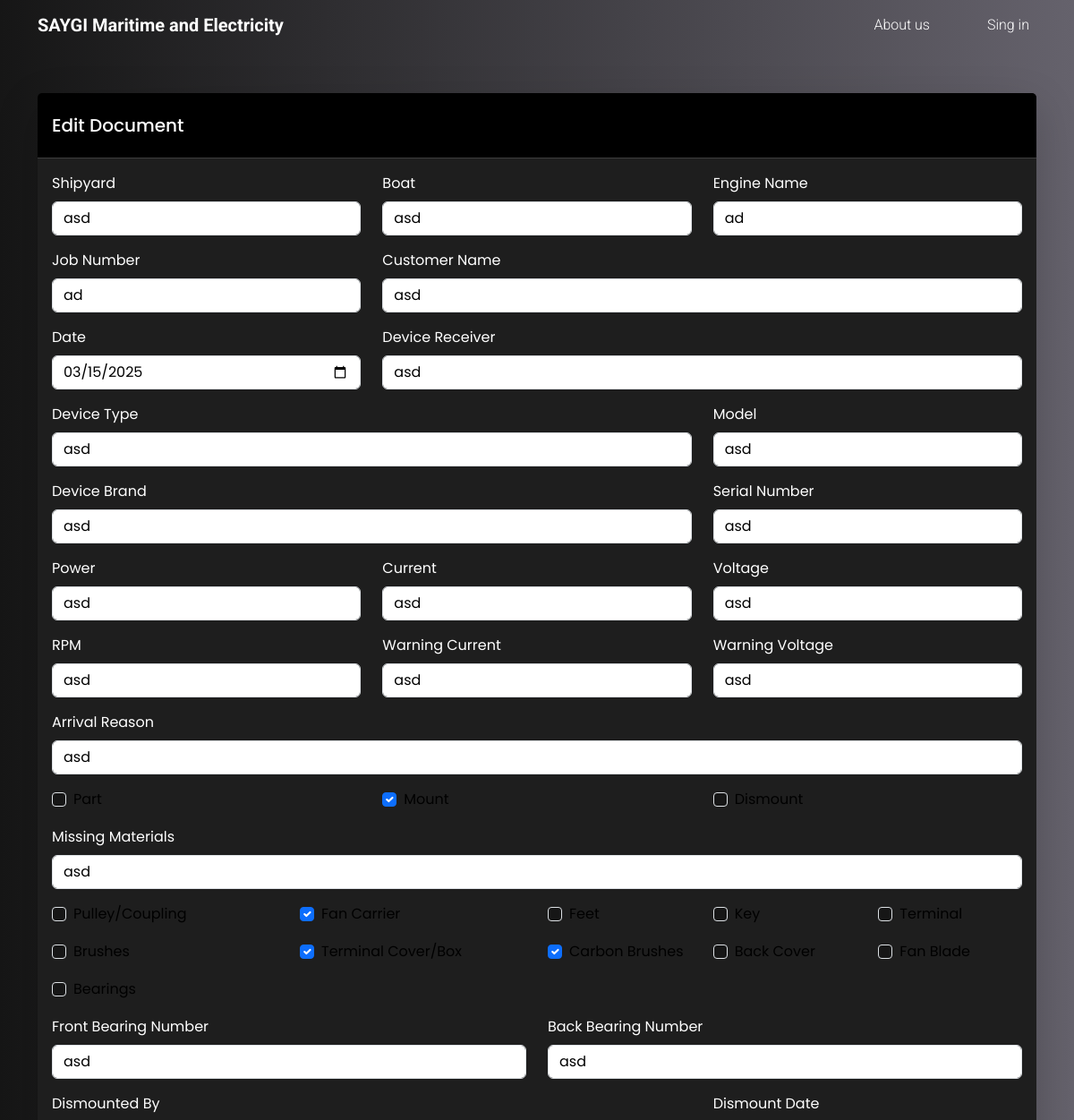
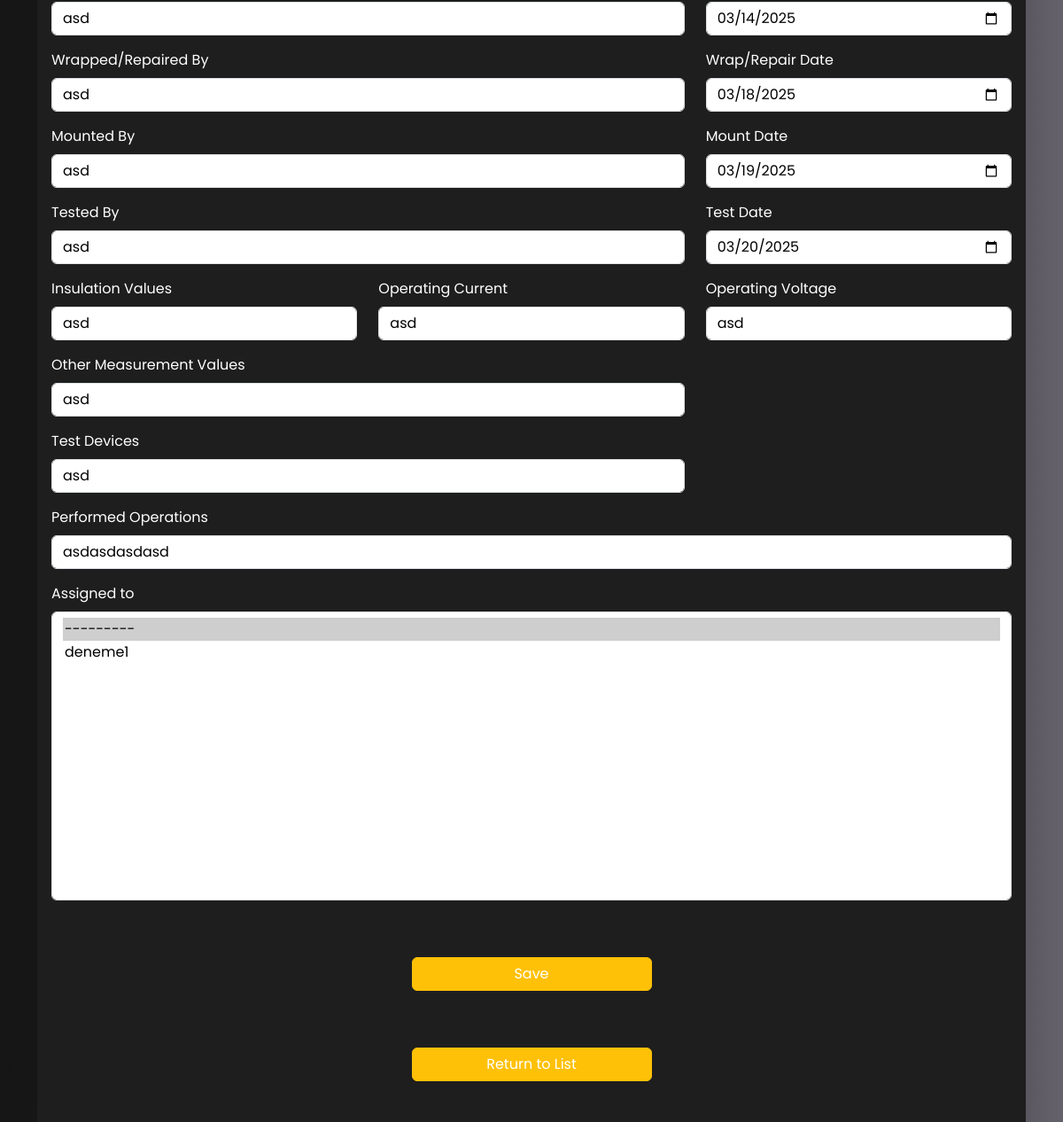
Before: /document/1/edit/ (upper part) with the older database file (2 pictures, top to bottom).
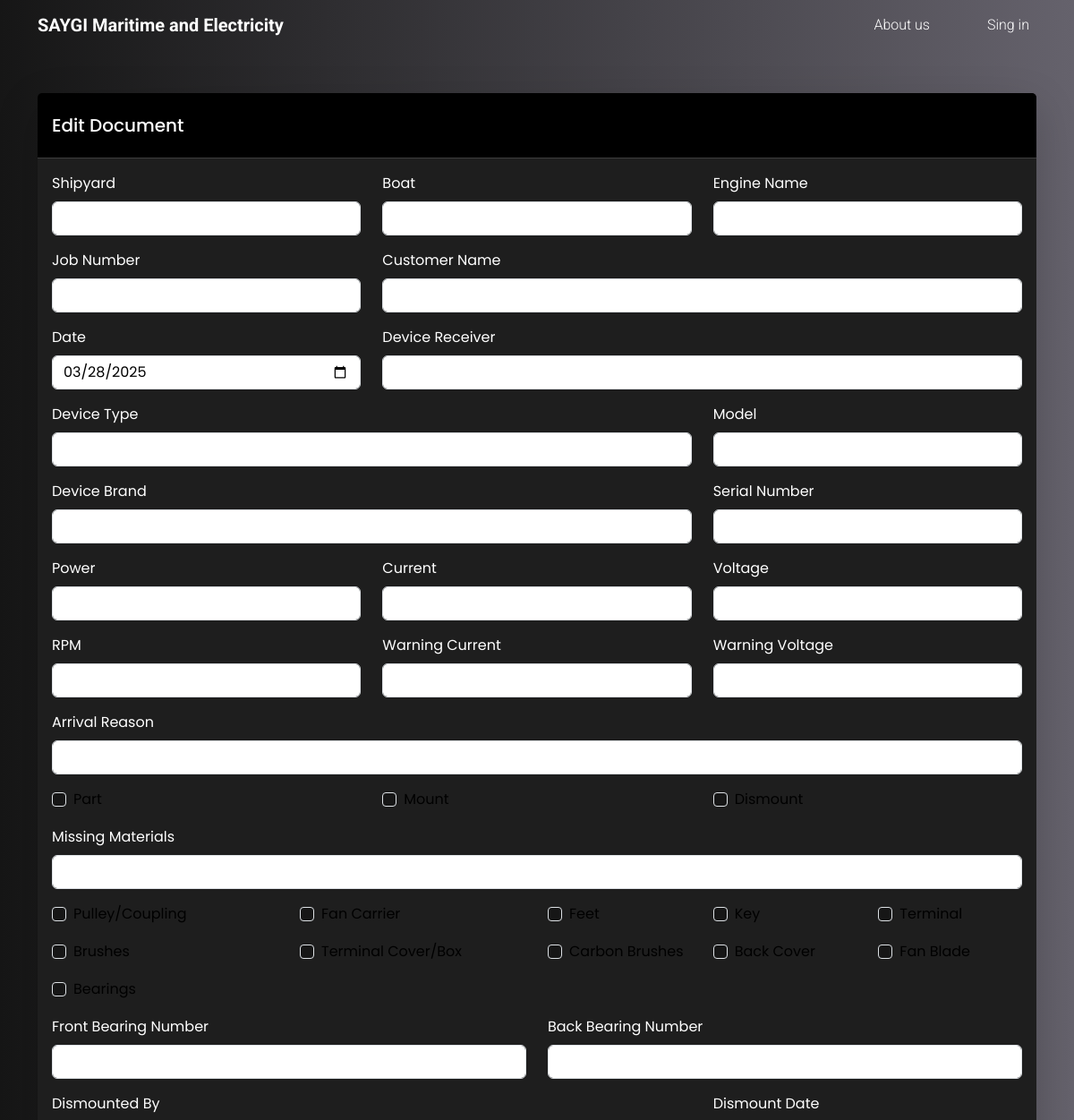
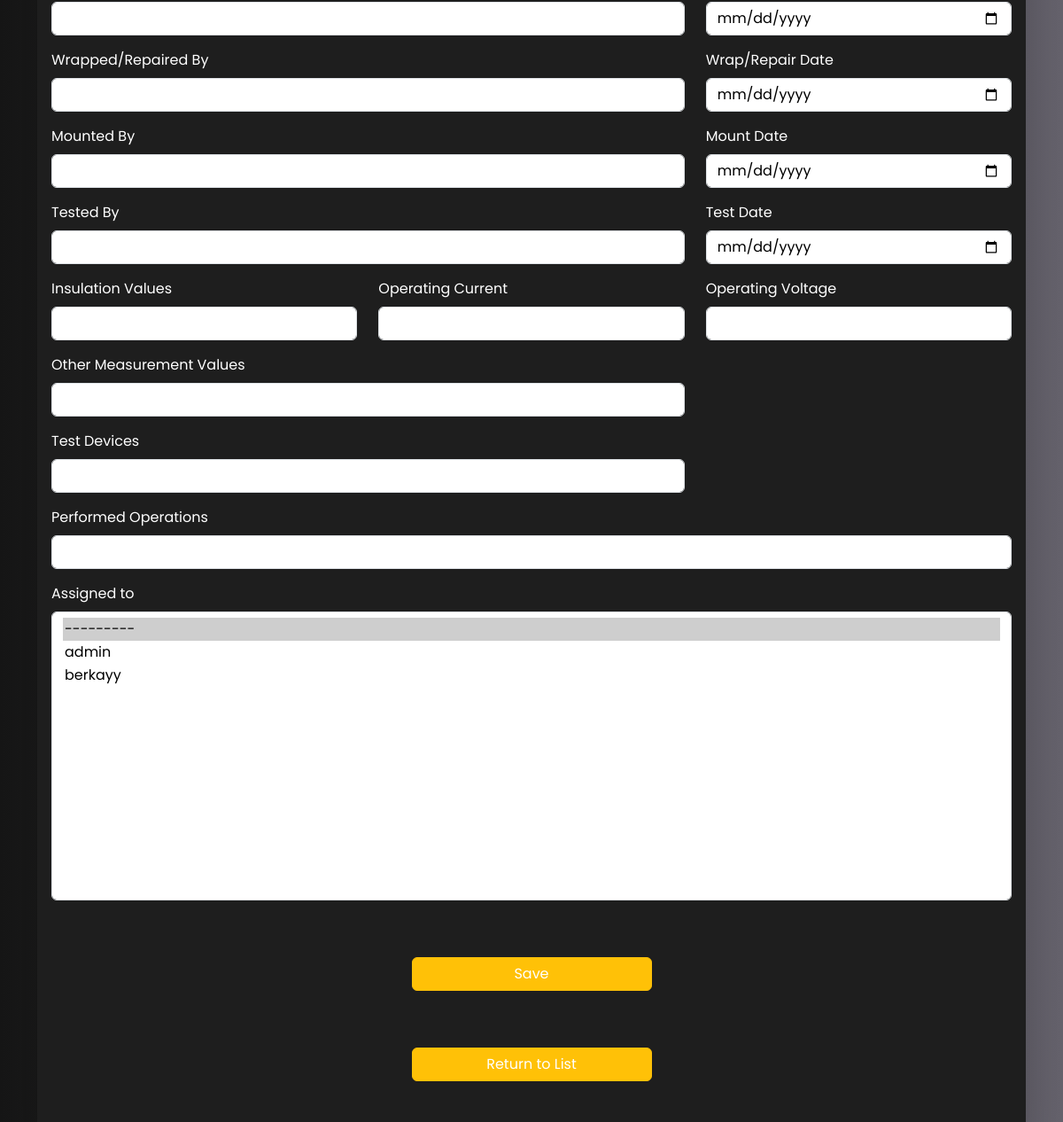
After: the same page with the newer database file (2 pictures, top to bottom).
### jobs/models.py (models this page shows, shortened)
class Document(models.Model):
    shipyard = models.CharField(_("Shipyard"), max_length=255, null=True, blank=True)
    boat = models.CharField(_("Boat"), max_length=255, null=True, blank=True)
    engine_name = models.CharField(
        _("Engine Name"), max_length=255, null=True, blank=True
    )
    job_number = models.CharField(
        _("Job Number"), max_length=255, null=True, blank=True
    )
    customer_name = models.CharField(
        _("Customer Name"), max_length=255, null=True, blank=True
    )
    date = models.DateField(_("Date"), null=True, blank=True, default=date.today)
    device_receiver = models.CharField(
        _("Device Receiver"), max_length=255, null=True, blank=True
    )
    device_type = models.CharField(
        _("Device Type"), max_length=255, null=True, blank=True
    )
    model = models.CharField(_("Model"), max_length=255, null=True, blank=True)
    device_brand = models.CharField(
        _("Device Brand"), max_length=255, null=True, blank=True
    )
    serial_number = models.CharField(
        _("Serial Number"), max_length=255, null=True, blank=True
    )
    power = models.CharField(_("Power"), max_length=255, null=True, blank=True)
    current = models.CharField(_("Current"), max_length=255, null=True, blank=True)
    voltage = models.CharField(_("Voltage"), max_length=255, null=True, blank=True)
    rpm = models.CharField(_("RPM"), max_length=255, null=True, blank=True)
    warning_current = models.CharField(
        _("Warning Current"), max_length=255, null=True, blank=True
    )
    warning_voltage = models.CharField(
        _("Warning Voltage"), max_length=255, null=True, blank=True
    )
    arrival_reason = models.CharField(
        _("Arrival Reason"), max_length=255, null=True, blank=True
    )
    part = models.BooleanField(_("Part"), null=True, blank=True)
    missing_materials = models.CharField(
        _("Missing Materials"), max_length=255, null=True, blank=True
    )
    mount = models.BooleanField(_("Mount"), null=True, blank=True)
    dismount = models.BooleanField(_("Dismount"), null=True, blank=True)
    pulley_coupling = models.BooleanField(_("Pulley/Coupling"), null=True, blank=True)
    fan_carrier = models.BooleanField(_("Fan Carrier"), null=True, blank=True)
    feet = models.BooleanField(_("Feet"), null=True, blank=True)
    key = models.BooleanField(_("Key"), null=True, blank=True)
    terminal = models.BooleanField(_("Terminal"), null=True, blank=True)
    brushes = models.BooleanField(_("Brushes"), null=True, blank=True)
    front_cover = models.BooleanField(_("Front Cover"), null=True, blank=True)
    terminal_cover_box = models.BooleanField(
        _("Terminal Cover/Box"), null=True, blank=True
    )
    carbon_brushes = models.BooleanField(_("Carbon Brushes"), null=True, blank=True)
    back_cover = models.BooleanField(_("Back Cover"), null=True, blank=True)
    fan_blade = models.BooleanField(_("Fan Blade"), null=True, blank=True)
    bearings = models.BooleanField(_("Bearings"), null=True, blank=True)
    front_bearing_number = models.CharField(
        _("Front Bearing Number"), max_length=255, null=True, blank=True
    )
    back_bearing_number = models.CharField(
        _("Back Bearing Number"), max_length=255, null=True, blank=True
    )
    dismounted_by = models.CharField(
        _("Dismounted By"), max_length=255, null=True, blank=True
    )
    dismount_date = models.DateField(_("Dismount Date"), null=True, blank=True)
    wrapped_repaired_by = models.CharField(
        _("Wrapped/Repaired By"), max_length=255, null=True, blank=True
    )
    wrap_repair_date = models.DateField(_("Wrap/Repair Date"), null=True, blank=True)
    mounted_by = models.CharField(
        _("Mounted By"), max_length=255, null=True, blank=True
    )
    mount_date = models.DateField(_("Mount Date"), null=True, blank=True)
    tested_by = models.CharField(_("Tested By"), max_length=255, null=True, blank=True)
    test_date = models.DateField(_("Test Date"), null=True, blank=True)
    insulation_values = models.CharField(_("Insulation Values"), max_length=25)
    operating_current = models.CharField(
        _("Operating Current"), max_length=255, null=True, blank=True
    )
    operating_voltage = models.CharField(
        _("Operating Voltage"), max_length=255, null=True, blank=True
    )
    other_measurement_values = models.CharField(
        _("Other Measurement Values"), max_length=255, null=True, blank=True
    )
    test_devices = models.CharField(
        _("Test Devices"), max_length=255, null=True, blank=True
    )
    performed_operations = models.TextField(_("Performed Operations"), max_length=255)
    assigned_to = models.ForeignKey(
        CustomUser,
        on_delete=models.SET_NULL,
        null=True,
        blank=True,
        related_name="assigned_documents",
    )
    created_at = models.DateTimeField(auto_now_add=True)

### jobs/views.py (the view)
# urls.py: path("document/<int:id>/edit/", views.document_edit, name="document_edit"),
def document_edit(request, id):
    try:
        document = Document.objects.get(id=id)
    except Document.DoesNotExist:
        raise Http404("Document not found.")
    if request.method == "POST":
        form = DocumentForm(request.POST, request.FILES, instance=document)
        if form.is_valid():
            form.save()
            return redirect("document_list")
    else:
        form = DocumentForm(instance=document)
    context = {
        "form": form,
        "document": document,
    }
    return render(request, "care/edit.html", context)

### jobs/templates/care/edit.html (shortened to what this page needs)
{% extends "base.html" %}
{% load i18n %}
{% load static %}
{% block content %}
    <div class="container mt-5">
        <div class="row justify-content-center">
            <div class="col-md-12">
                <div class="card border-0 shadow-lg">
                    <div class="card-header bg-black text-white">
                        <h5 class="m-3 ms-0">{% trans "Edit Document" %}</h5>
                    </div>
                    <div class="card-body">
                        <div>
                            <form method="post" enctype="multipart/form-data">
                                <div class="row">
                                    {% for field in form %}
                                        {% if field.field.widget.input_type == 'checkbox' %}
                                            <div class="col-md-{{ field.field.widget.attrs.size }} mb-3">
                                                <div class="form-check">
                                                    {{ field }}
                                                    <label for="{{ field.id_for_label }}" class="form-check-label">{{ field.label }}</label>
                                                </div>
                                            </div>
                                        {% else %}
                                            <div class="col-md-{{ field.field.widget.attrs.size }} mb-3">
                                                <label for="{{ field.id_for_label }}" class="form-label">{{ field.label }}</label>
                                                {{ field }}
                                            </div>
                                        {% endif %}
                                    {% endfor %}
                                </div>
                                <div class="d-flex justify-content-center">
                                    <button type="button"
                                            class="btn btn-warning mt-5 w-25"
                                            data-bs-toggle="modal"
                                            data-bs-target="#confirmModal">{% trans "Save" %}</button>
                                </div>
                                <div class="text-center mt-3">
                                    <a href="{% url 'document_list' %}" class="btn btn-warning w-25 my-5">{% trans "Return to List" %}</a>
                                </div>
                            </form>
                        </div>
                    </div>
                </div>
            </div>
        </div>
    </div>
{% endblock content %}

Changed rows visible on the page:
changed Document: shipyard "asd" → (not shown); boat "asd" → (not shown); engine_name "ad" → (not shown); job_number "ad" → (not shown); customer_name "asd" → (not shown); date "03/15/2025" → "03/28/2025"; device_receiver "asd" → (not shown); device_type "asd" → (not shown); model "asd" → (not shown); device_brand "asd" → (not shown); serial_number "asd" → (not shown); power "asd" → (not shown); current "asd" → (not shown); voltage "asd" → (not shown); rpm "asd" → (not shown); warning_current "asd" → (not shown); warning_voltage "asd" → (not shown); arrival_reason "asd" → (not shown); mount "☑" → "☐"; missing_materials "asd" → (not shown); fan_carrier "☑" → "☐"; terminal_cover_box "☑" → "☐"; carbon_brushes "☑" → "☐"; front_bearing_number "asd" → (not shown); back_bearing_number "asd" → (not shown); dismounted_by "asd" → (not shown); dismount_date "03/14/2025" → (not shown); wrapped_repaired_by "asd" → (not shown); wrap_repair_date "03/18/2025" → (not shown); mounted_by "asd" → (not shown); mount_date "03/19/2025" → (not shown); tested_by "asd" → (not shown); test_date "03/20/2025" → (not shown); insulation_values "asd" → (not shown); operating_current "asd" → (not shown); operating_voltage "asd" → (not shown); other_measurement_values "asd" → (not shown); test_devices "asd" → (not shown); performed_operations "asdasdasdasd" → (not shown); assigned_to "--------- ☑ / deneme1" → "--------- ☑ / admin / berkayy"
